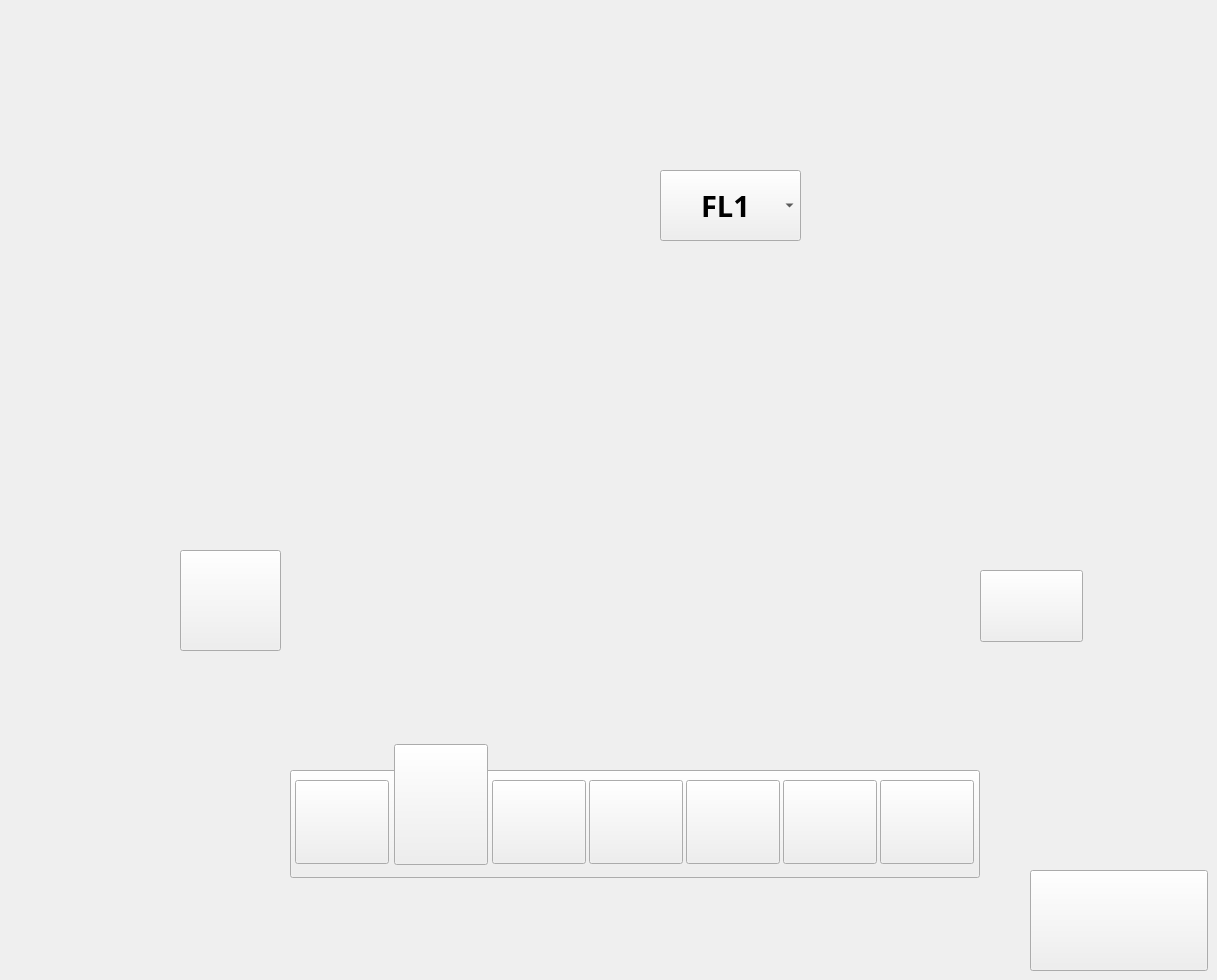
     <widget class="QWidget" name="DelaySetting09">
      <property name="font">
       <font>
        <family>Yu Gothic UI Semibold</family>
        <pointsize>18</pointsize>
        <bold>true</bold>
       </font>
      </property>
      <property name="styleSheet">
       <string notr="true">#DelaySetting09
{

        border-image: url(:/Image/02 - FL Machine Setting - Delay Setting - All Pages-06.jpg);
}</string>
      </property>
      <widget class="QPushButton" name="DS_DS06_4">
       <property name="geometry">
        <rect>
         <x>394</x>
         <y>744</y>
         <width>94</width>
         <height>121</height>
        </rect>
       </property>
       <property name="styleSheet">
        <string notr="true">border-image: url(:/PNG/efr.png);</string>
       </property>
       <property name="text">
        <string/>
       </property>
      </widget>
      <widget class="QPushButton" name="SolidBG_55">
       <property name="geometry">
        <rect>
         <x>290</x>
         <y>770</y>
         <width>690</width>
         <height>108</height>
        </rect>
       </property>
       <property name="styleSheet">
        <string notr="true">border-image: url(:/PNG/Asset 2.png);</string>
       </property>
       <property name="text">
        <string/>
       </property>
      </widget>
      <widget class="QPushButton" name="M_DS06_4">
       <property name="geometry">
        <rect>
         <x>589</x>
         <y>780</y>
         <width>94</width>
         <height>84</height>
        </rect>
       </property>
       <property name="styleSheet">
        <string notr="true">border-image: url(:/PNG/Asset 10.png)</string>
       </property>
       <property name="text">
        <string/>
       </property>
      </widget>
      <widget class="QPushButton" name="NS_DS06_4">
       <property name="geometry">
        <rect>
         <x>686</x>
         <y>780</y>
         <width>94</width>
         <height>84</height>
        </rect>
       </property>
       <property name="styleSheet">
        <string notr="true">border-image: url(:/PNG/Asset 11.png);</string>
       </property>
       <property name="text">
        <string/>
       </property>
      </widget>
      <widget class="QPushButton" name="ES_110">
       <property name="geometry">
        <rect>
         <x>783</x>
         <y>780</y>
         <width>94</width>
         <height>84</height>
        </rect>
       </property>
       <property name="styleSheet">
        <string notr="true">border-image: url(:/PNG/Asset 12.png);</string>
       </property>
       <property name="text">
        <string/>
       </property>
      </widget>
      <widget class="QPushButton" name="RS_DS06_4">
       <property name="geometry">
        <rect>
         <x>492</x>
         <y>780</y>
         <width>94</width>
         <height>84</height>
        </rect>
       </property>
       <property name="styleSheet">
        <string notr="true">border-image: url(:/PNG/Asset 9.png);</string>
       </property>
       <property name="text">
        <string/>
       </property>
      </widget>
      <widget class="QPushButton" name="OS_DS06_4">
       <property name="geometry">
        <rect>
         <x>295</x>
         <y>780</y>
         <width>94</width>
         <height>84</height>
        </rect>
       </property>
       <property name="styleSheet">
        <string notr="true">border-image: url(:/PNG/Asset 7.png);</string>
       </property>
       <property name="text">
        <string/>
       </property>
      </widget>
      <widget class="QPushButton" name="SS_DS06_4">
       <property name="geometry">
        <rect>
         <x>880</x>
         <y>780</y>
         <width>94</width>
         <height>84</height>
        </rect>
       </property>
       <property name="styleSheet">
        <string notr="true">border-image: url(:/PNG/Asset 13.png);</string>
       </property>
       <property name="text">
        <string/>
       </property>
      </widget>
      <widget class="QLineEdit" name="CameraDelay_DS_FL2">
       <property name="geometry">
        <rect>
         <x>370</x>
         <y>440</y>
         <width>81</width>
         <height>71</height>
        </rect>
       </property>
       <property name="font">
        <font>
         <family>Yu Gothic UI Semibold</family>
         <pointsize>18</pointsize>
         <bold>true</bold>
        </font>
       </property>
       <property name="styleSheet">
        <string notr="true">background-color: rgba(255, 255, 255,0%);
	color: rgb(0, 0, 0);</string>
       </property>
       <property name="maxLength">
        <number>4</number>
       </property>
       <property name="frame">
        <bool>false</bool>
       </property>
       <property name="alignment">
        <set>Qt::AlignmentFlag::AlignCenter</set>
       </property>
      </widget>
      <widget class="QPushButton" name="Keyboard_DelaySetting03">
       <property name="geometry">
        <rect>
         <x>1030</x>
         <y>870</y>
         <width>178</width>
         <height>101</height>
        </rect>
       </property>
       <property name="styleSheet">
        <string notr="true">#Keyboard_DelaySetting03{
border-image: url(:/PNG/fhg.png);
}</string>
       </property>
       <property name="text">
        <string/>
       </property>
      </widget>
      <widget class="QPushButton" name="Done_DS_FL2">
       <property name="geometry">
        <rect>
         <x>980</x>
         <y>570</y>
         <width>103</width>
         <height>72</height>
        </rect>
       </property>
       <property name="styleSheet">
        <string notr="true">#Done_DS_FL2{

        border-image: url(:/PNG/Asset 29.png);
}</string>
       </property>
       <property name="text">
        <string/>
       </property>
      </widget>
      <widget class="QPushButton" name="Test_DS_FL2">
       <property name="geometry">
        <rect>
         <x>180</x>
         <y>550</y>
         <width>101</width>
         <height>101</height>
        </rect>
       </property>
       <property name="styleSheet">
        <string notr="true">#Test_DS_FL2
{
border-image: url(:/PNG/wwwwwwwwww.png);
}</string>
       </property>
       <property name="text">
        <string/>
       </property>
      </widget>
      <widget class="QFrame" name="frame_37">
       <property name="geometry">
        <rect>
         <x>546</x>
         <y>320</y>
         <width>391</width>
         <height>321</height>
        </rect>
       </property>
       <property name="frameShape">
        <enum>QFrame::Shape::NoFrame</enum>
       </property>
       <property name="frameShadow">
        <enum>QFrame::Shadow::Raised</enum>
       </property>
       <widget class="QWidget" name="gridLayoutWidget_7">
        <property name="geometry">
         <rect>
          <x>0</x>
          <y>0</y>
          <width>391</width>
          <height>321</height>
         </rect>
        </property>
        <layout class="QGridLayout" name="Fl2_DelaySetting_Camera_layout2"/>
       </widget>
      </widget>
      <widget class="QLineEdit" name="CameraDelay_DS_FL1">
       <property name="geometry">
        <rect>
         <x>370</x>
         <y>360</y>
         <width>81</width>
         <height>71</height>
        </rect>
       </property>
       <property name="font">
        <font>
         <family>Yu Gothic UI Semibold</family>
         <pointsize>18</pointsize>
         <bold>true</bold>
        </font>
       </property>
       <property name="styleSheet">
        <string notr="true">background-color: rgba(255, 255, 255,0%);
	color: rgb(0, 0, 0);</string>
       </property>
       <property name="maxLength">
        <number>4</number>
       </property>
       <property name="frame">
        <bool>false</bool>
       </property>
       <property name="alignment">
        <set>Qt::AlignmentFlag::AlignCenter</set>
       </property>
      </widget>
      <widget class="QComboBox" name="FL_Camera_Combo_3">
       <property name="geometry">
        <rect>
         <x>660</x>
         <y>170</y>
         <width>141</width>
         <height>71</height>
        </rect>
       </property>
       <property name="font">
        <font>
         <family>Yu Gothic UI Semibold</family>
         <pointsize>22</pointsize>
         <bold>true</bold>
        </font>
       </property>
       <property name="styleSheet">
        <string notr="true">#FL_Camera_Combo_3{
	color: rgb(0, 0, 0);
border-image: url(:/PNG/Asset00 2.png);
padding-left : 40px;
}

#FL_Camera_Combo_3::drop-down{

border-image: url(:/Image/Asset 2.png);
     width: 30px;
     border-width: 1px;
border-top-width: 0;
}</string>
       </property>
       <item>
        <property name="text">
         <string>FL1</string>
        </property>
       </item>
       <item>
        <property name="text">
         <string>FL2</string>
        </property>
       </item>
      </widget>
      <zorder>SolidBG_55</zorder>
      <zorder>DS_DS06_4</zorder>
      <zorder>M_DS06_4</zorder>
      <zorder>NS_DS06_4</zorder>
      <zorder>ES_110</zorder>
      <zorder>RS_DS06_4</zorder>
      <zorder>OS_DS06_4</zorder>
      <zorder>SS_DS06_4</zorder>
      <zorder>CameraDelay_DS_FL2</zorder>
      <zorder>Keyboard_DelaySetting03</zorder>
      <zorder>Done_DS_FL2</zorder>
      <zorder>Test_DS_FL2</zorder>
      <zorder>frame_37</zorder>
      <zorder>CameraDelay_DS_FL1</zorder>
      <zorder>FL_Camera_Combo_3</zorder>
     </widget>
